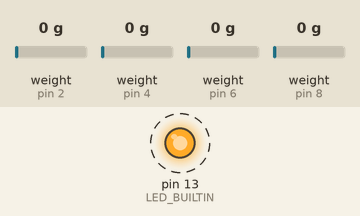
The sketch below on a simulated Arduino Uno, built with avr-gcc and run on an emulated ATmega328P. Shown: output pins drawn as LEDs (lit = HIGH). Dashed ring = blinking. The test bench sets the inputs (shaded band); at power-on: weight on the scale (sensors on pin 2, pin 4, pin 6, pin 8) 0 g. What the sketch prints to the serial monitor is not drawn.

Above: at 5.0 s.
Timing chart, 0 to 7.8 s (numbered marks = the images above):
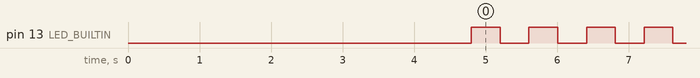

Measured:
- by itself, pin 13 (LED_BUILTIN): alternates HIGH for 0.40 s and LOW for 0.40 s

The sketch:

arduino_water_allocation.ino
```cpp
#include "HX711.h"

struct ScaleChannel {
  HX711 scale;
  const uint8_t doutPin;
  const uint8_t sckPin;

  float calibrationFactor;  // Counts-per-gram derived from a known weight; negative flips direction
  long tareOffset;          // Saved offset from a prior tare; leave as 0 to tare automatically at boot
};

constexpr uint8_t NUM_CHANNELS = 4;
constexpr uint8_t AVERAGE_SAMPLES = 1;           // Set to 1 for fastest response (no blocking wait)
constexpr unsigned long READ_INTERVAL_MS = 100; // Lower for faster updates, raise if USB bandwidth is tight

ScaleChannel channels[NUM_CHANNELS] = {
  // Replace the placeholder calibration factors with the value produced by scale.get_units() / known_mass.
  {HX711(), 2, 3, 7050.0f, 0},   // Food bucket 1
  {HX711(), 4, 5, 7050.0f, 0},   // AI bucket 2
  {HX711(), 6, 7, 7050.0f, 0},   // Crops bucket 3
  {HX711(), 8, 9, 7050.0f, 0}    // Animals bucket 4
};

unsigned long lastReadMillis = 0;

void applyCalibration(ScaleChannel &channel) {
  channel.scale.begin(channel.doutPin, channel.sckPin);
  channel.scale.set_scale(channel.calibrationFactor);

  if (channel.tareOffset != 0) {
    // Use a pre-recorded tare when you need consistent offsets between power cycles.
    channel.scale.set_offset(channel.tareOffset);
  } else {
    // Let the load cell settle with empty buckets before capturing a fresh tare.
    delay(200);

    // Non-blocking wait for scale to be ready
    unsigned long start = millis();
    bool ready = false;
    while (millis() - start < 500) {
      if (channel.scale.is_ready()) {
        ready = true;
        break;
      }
      delay(10);
    }

    if (ready) {
      channel.scale.tare();
      Serial.println(" -> Tared");
    } else {
      Serial.println(" -> Timeout (Sensor not ready)");
    }
  }
}

float readWeight(ScaleChannel &channel) {
  if (!channel.scale.is_ready()) {
    return NAN;
  }
  return channel.scale.get_units(AVERAGE_SAMPLES);
}

void setup() {
  Serial.begin(9600);
  Serial.println("Starting setup...");
  pinMode(LED_BUILTIN, OUTPUT);

  for (uint8_t i = 0; i < NUM_CHANNELS; ++i) {
    Serial.print("Calibrating channel ");
    Serial.println(i);
    applyCalibration(channels[i]);
  }

  Serial.println("# Water allocation monitor ready (grams)");
}

void loop() {
  const unsigned long now = millis();
  if (now - lastReadMillis < READ_INTERVAL_MS) {
    return;
  }
  lastReadMillis = now;

  static bool ledState = false;
  ledState = !ledState;
  digitalWrite(LED_BUILTIN, ledState);

  for (uint8_t i = 0; i < NUM_CHANNELS; ++i) {
    float weight = readWeight(channels[i]);
    if (isnan(weight)) {
      weight = 0.0f;
    }

    if (i > 0) {
      Serial.print(",");
    }
    Serial.print(weight, 2);
  }

  Serial.println();
}
```
